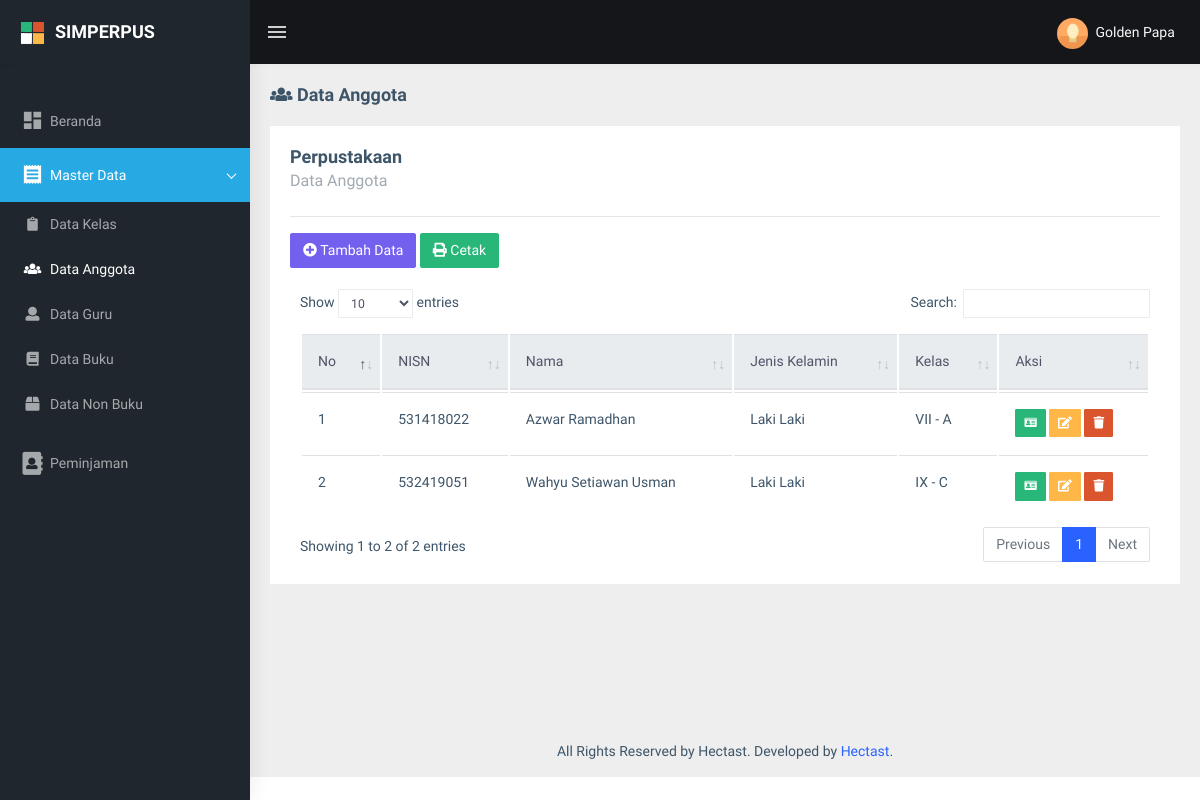
The app's page /data_anggota (signed in) with its own data.
### tables this page shows
CREATE TABLE `anggota` (
  `nisn` varchar(20) NOT NULL,
  `nama_lengkap` varchar(100) NOT NULL,
  `no_hp` varchar(14) NOT NULL,
  `tempat_lahir` varchar(20) NOT NULL,
  `tgl_lahir` date NOT NULL,
  `jk` varchar(10) NOT NULL,
  `id_kelas` int(11) NOT NULL,
  `thn_masuk` varchar(4) NOT NULL,
  `foto` varchar(50) NOT NULL,
  `pass` varchar(80) NOT NULL,
  `username` varchar(50) NOT NULL
);

CREATE TABLE `kelas` (
  `id_kelas` int(11) NOT NULL,
  `nama_kelas` varchar(10) NOT NULL
);

### app/get_data.php (called while the page is built, shortened)
<?php
    if (isset($_SESSION['unique_user']) && $_SESSION['type_user'] == "anggota") {
        $stmt_data = $mysqli->prepare("SELECT * FROM anggota WHERE nisn='{$_SESSION['unique2_user']}'");
        $stmt_data->execute();
        $result_data = $stmt_data->get_result();
        $row_data = $result_data->fetch_object();
        $stmt_transaksi = $mysqli->prepare("SELECT * FROM transaksi WHERE nisn='{$_SESSION['unique2_user']}'");
        $stmt_transaksi->execute();
        $result_transaksi = $stmt_transaksi->get_result();
        $row_transaksi = $result_transaksi->fetch_object();
        $stmt_transaksi2 = $mysqli->prepare("SELECT * FROM transaksi WHERE tgl_kembali='0' AND nisn='{$_SESSION['unique2_user']}'");
        $stmt_transaksi2->execute();
        $result_transaksi2 = $stmt_transaksi2->get_result();
        $row_transaksi2 = $result_transaksi2->fetch_object();
        $stmt_transaksi->close();
        $stmt_data->close();
        $stmt_transaksi2->close();
    } else if (isset($_SESSION['unique_user']) && $_SESSION['type_user'] == "admin") {
        $stmt_data = $mysqli->prepare("SELECT * FROM admin WHERE id_admin='{$_SESSION['unique2_user']}'");
        $stmt_data->execute();
        $result_data = $stmt_data->get_result();
        $row_data = $result_data->fetch_object();
    }
?>

### app/controller/admin/function.php (the view, shortened to what this page needs)
    <?php
function tampil_kelas($mysqli)
{
    $query = $mysqli->prepare("SELECT * FROM kelas");
    $query->execute();
    $result = $query->get_result();
    ?>
    <?php
}
    ?>
    <?php
function  tampil_data_anggota($mysqli)
{
    $nomor = 1;
    $query = $mysqli->prepare('SELECT * FROM anggota JOIN kelas ON anggota.id_kelas = kelas.id_kelas');
    $query->execute();
    $result = $query->get_result();
    while ($row = $result->fetch_object()) {
    ?>
        <tr>
            <td><?= $nomor++ ?></td>
            <td><?= $row->nisn; ?></td>
            <td><?= $row->nama_lengkap ?></td>
            <td><?= $row->jk ?></td>
            <td><?= $row->nama_kelas; ?></td>
            <td>
                <form action="" method="post">
                    <button type="button" class="btn btn-sm btn-success" data-toggle="modal" data-target="#bio<?= $row->nisn ?>"><i class="fas fa-id-card"></i></button>
                    <button type="button" class="btn btn-sm btn-warning" data-toggle="modal" data-target="#edit<?= $row->nisn ?>"><i class="fas fa-edit"></i></button>
                    <button type="submit" onclick="return confirm('Anda Yakin Ingin Menghapus Data Ini?')" name="hapus_anggota" class="btn btn-sm btn-danger"><i class="fas fa-trash"></i></button>
                </form>
            </td>
        </tr>
                                    <?php tampil_kelas($mysqli); ?>
    <?php
    }
}
    ?>

### views/layout/navbar.php (shortened to what this page needs)
<div id="main-wrapper">
    <header class="topbar" data-navbarbg="skin5">
        <nav class="navbar top-navbar navbar-expand-md navbar-dark">
            <div class="navbar-header" data-logobg="skin5">
                <?php if (isset($_GET['views_admin'])) : ?>
                    <a class="navbar-brand" href="beranda_admin">
                        <b class="logo-icon p-l-10">
                            <img src="public/assets/images/logo-icon.png" alt="homepage" class="light-logo" />
                        </b>
                        <span class="logo-text">
                            <h4 class="light-logo mt-2">SIMPERPUS</h4>
                        </span>
                    </a>
                <?php endif; ?>
            </div>
            <div class="navbar-collapse collapse" id="navbarSupportedContent" data-navbarbg="skin5">
                <ul class="navbar-nav float-left mr-auto">
                    <li class="nav-item d-none d-md-block"><a class="nav-link sidebartoggler waves-effect waves-light" href="javascript:void(0)" data-sidebartype="mini-sidebar"><i class="mdi mdi-menu font-24"></i></a></li>
                </ul>
                <ul class="navbar-nav float-right">
                    <li class="nav-item dropdown">
                        <?php if (isset($_GET['views_admin'])) : ?>
                            <a class="nav-link dropdown-toggle text-muted waves-effect waves-dark pro-pic" href="" data-toggle="dropdown" aria-haspopup="true" aria-expanded="false">
                                <img src="public/assets/images/users/1.jpg" alt="user" class="rounded-circle" width="31">
                                <span class="text-light ml-1"><?= $row_data->nama; ?></span>
                            </a>
                        <?php endif; ?>
                    </li>
                </ul>
            </div>
        </nav>
    </header>

### records on screen
anggota: nisn "531418022", nama_lengkap "Azwar Ramadhan", jk "Laki Laki", id_kelas.nama_kelas "VII - A"
anggota: nisn "532419051", nama_lengkap "Wahyu Setiawan Usman", jk "Laki Laki", id_kelas.nama_kelas "IX - C"

### other values on screen
$row_data->nama "Golden Papa"
$title "Data Anggota"
